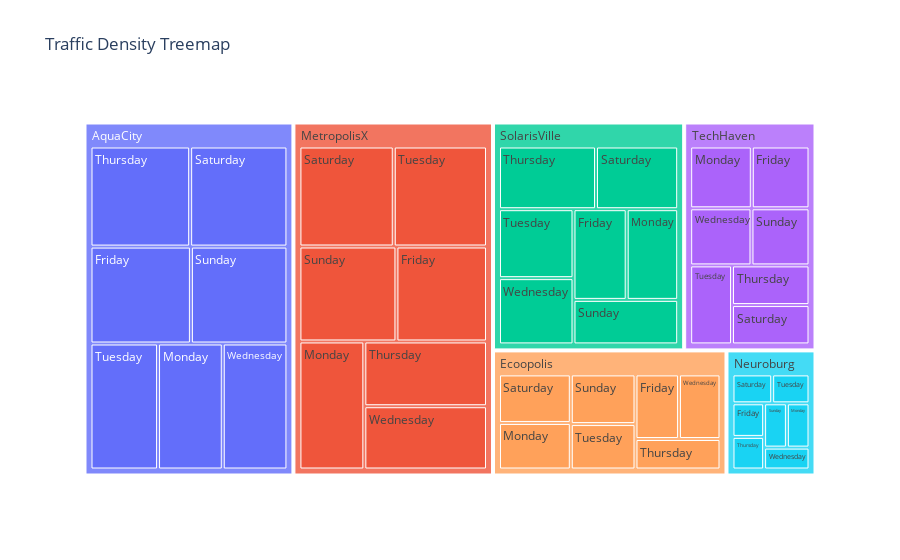

Notebook code cell kept with this figure:
### Code cell
fig = px.treemap(df, path=["City", "Day Of Week"], values="Traffic Density",
                 title="Traffic Density Treemap")
fig.show()

### Figure 1 — Plotly figure (JSON) as saved in the notebook; plotly's stock layout.template omitted (floating-point values rounded to 4 significant figures)
{"data": [{"branchvalues": "total", "domain": {"x": [0, 1], "y": [0, 1]}, "hovertemplate": "labels=%{label}<br>Traffic Density=%{value}<br>parent=%{parent}<br>id=%{id}<extra></extra>", "ids": ["Ecoopolis/Thursday", "TechHaven/Monday", "MetropolisX/Monday", "MetropolisX/Thursday", "AquaCity/Tuesday", "AquaCity/Wednesday", "Ecoopolis/Sunday", "SolarisVille/Tuesday", "Ecoopolis/Monday", "Neuroburg/Saturday", "AquaCity/Friday", "AquaCity/Saturday", "MetropolisX/Wednesday", "SolarisVille/Thursday", "AquaCity/Sunday", "TechHaven/Friday", "SolarisVille/Saturday", "Ecoopolis/Saturday", "Ecoopolis/Friday", "SolarisVille/Friday", "Neuroburg/Sunday", "Neuroburg/Monday", "AquaCity/Thursday", "TechHaven/Saturday", "Neuroburg/Friday", "TechHaven/Tuesday", "SolarisVille/Wednesday", "SolarisVille/Sunday", "Neuroburg/Tuesday", "AquaCity/Monday", "Neuroburg/Wednesday", "Neuroburg/Thursday", "TechHaven/Wednesday", "SolarisVille/Monday", "MetropolisX/Saturday", "TechHaven/Sunday", "TechHaven/Thursday", "MetropolisX/Sunday", "Ecoopolis/Tuesday", "MetropolisX/Tuesday", "Ecoopolis/Wednesday", "MetropolisX/Friday", "Ecoopolis", "TechHaven", "MetropolisX", "AquaCity", "SolarisVille", "Neuroburg"], "labels": ["Thursday", "Monday", "Monday", "Thursday", "Tuesday", "Wednesday", "Sunday", "Tuesday", "Monday", "Saturday", "Friday", "Saturday", "Wednesday", "Thursday", "Sunday", "Friday", "Saturday", "Saturday", "Friday", "Friday", "Sunday", "Monday", "Thursday", "Saturday", "Friday", "Tuesday", "Wednesday", "Sunday", "Tuesday", "Monday", "Wednesday", "Thursday", "Wednesday", "Monday", "Saturday", "Sunday", "Thursday", "Sunday", "Tuesday", "Tuesday", "Wednesday", "Friday", "Ecoopolis", "TechHaven", "MetropolisX", "AquaCity", "SolarisVille", "Neuroburg"], "name": "", "parents": ["Ecoopolis", "TechHaven", "MetropolisX", "MetropolisX", "AquaCity", "AquaCity", "Ecoopolis", "SolarisVille", "Ecoopolis", "Neuroburg", "AquaCity", "AquaCity", "MetropolisX", "SolarisVille", "AquaCity", "TechHaven", "SolarisVille", "Ecoopolis", "Ecoopolis", "SolarisVille", "Neuroburg", "Neuroburg", "AquaCity", "TechHaven", "Neuroburg", "TechHaven", "SolarisVille", "SolarisVille", "Neuroburg", "AquaCity", "Neuroburg", "Neuroburg", "TechHaven", "SolarisVille", "MetropolisX", "TechHaven", "TechHaven", "MetropolisX", "Ecoopolis", "MetropolisX", "Ecoopolis", "MetropolisX", "", "", "", "", "", ""], "type": "treemap", "values": [46.8, 62.85, 125.8, 120.3, 128.5, 123.0, 58.03, 82.17, 60.33, 22.73, 146.9, 147.0, 117.5, 97.3, 141.2, 58.85, 82.41, 62.98, 50.72, 77.2, 19.98, 19.81, 150.6, 50.31, 21.01, 54.51, 78.94, 74.55, 21.38, 123.1, 19.67, 20.41, 57.74, 74.72, 142.8, 54.67, 50.71, 139.5, 53.07, 141.2, 48.43, 130.2, 380.4, 389.6, 917.3, 960.3, 567.3, 145.0]}], "layout": {"legend": {"tracegroupgap": 0}, "title": {"text": "Traffic Density Treemap"}}}
